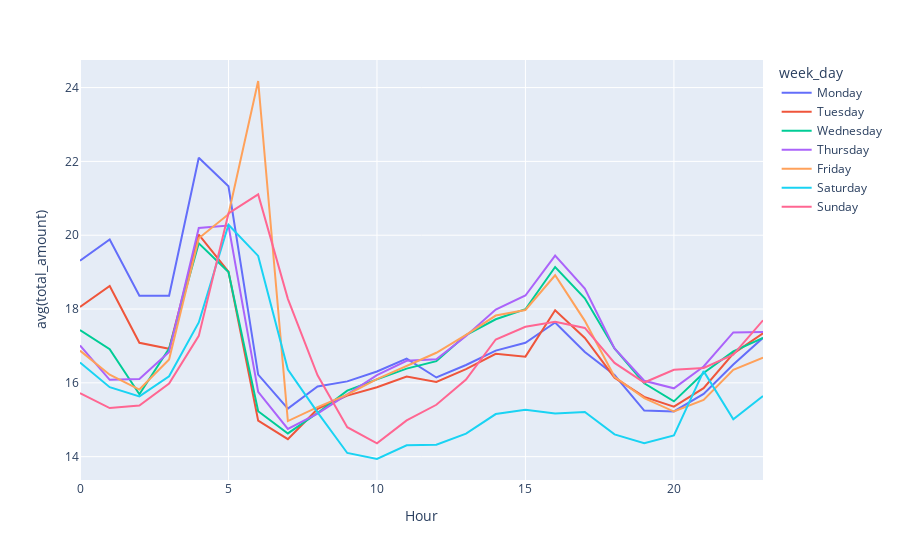

Write notebook code for a chart like this one.
### Code cell
fig = px.line(avg_fare_df, x='Hour', y='avg(total_amount)', color = "week_day")
fig.show()

### Figure 1 — Plotly figure (JSON) as saved in the notebook; plotly's stock layout.template omitted (floating-point values rounded to 4 significant figures)
{"data": [{"hovertemplate": "week_day=Monday<br>Hour=%{x}<br>avg(total_amount)=%{y}<extra></extra>", "legendgroup": "Monday", "line": {"color": "#636efa", "dash": "solid"}, "mode": "lines", "name": "Monday", "orientation": "v", "showlegend": true, "type": "scatter", "x": [0, 1, 2, 3, 4, 5, 6, 7, 8, 9, 10, 11, 12, 13, 14, 15, 16, 17, 18, 19, 20, 21, 22, 23], "xaxis": "x", "y": [19.31, 19.89, 18.36, 18.36, 22.1, 21.33, 16.22, 15.3, 15.9, 16.04, 16.31, 16.66, 16.14, 16.48, 16.87, 17.09, 17.64, 16.84, 16.21, 15.25, 15.23, 15.7, 16.5, 17.22], "yaxis": "y"}, {"hovertemplate": "week_day=Tuesday<br>Hour=%{x}<br>avg(total_amount)=%{y}<extra></extra>", "legendgroup": "Tuesday", "line": {"color": "#EF553B", "dash": "solid"}, "mode": "lines", "name": "Tuesday", "orientation": "v", "showlegend": true, "type": "scatter", "x": [0, 1, 2, 3, 4, 5, 6, 7, 8, 9, 10, 11, 12, 13, 14, 15, 16, 17, 18, 19, 20, 21, 22, 23], "xaxis": "x", "y": [18.05, 18.62, 17.09, 16.92, 20.02, 19.01, 14.98, 14.47, 15.29, 15.65, 15.88, 16.17, 16.02, 16.37, 16.79, 16.71, 17.97, 17.22, 16.14, 15.62, 15.35, 15.86, 16.79, 17.35], "yaxis": "y"}, {"hovertemplate": "week_day=Wednesday<br>Hour=%{x}<br>avg(total_amount)=%{y}<extra></extra>", "legendgroup": "Wednesday", "line": {"color": "#00cc96", "dash": "solid"}, "mode": "lines", "name": "Wednesday", "orientation": "v", "showlegend": true, "type": "scatter", "x": [0, 1, 2, 3, 4, 5, 6, 7, 8, 9, 10, 11, 12, 13, 14, 15, 16, 17, 18, 19, 20, 21, 22, 23], "xaxis": "x", "y": [17.43, 16.91, 15.69, 16.93, 19.78, 19.0, 15.23, 14.63, 15.18, 15.79, 16.09, 16.39, 16.59, 17.3, 17.72, 17.99, 19.14, 18.29, 16.93, 15.99, 15.5, 16.27, 16.85, 17.22], "yaxis": "y"}, {"hovertemplate": "week_day=Thursday<br>Hour=%{x}<br>avg(total_amount)=%{y}<extra></extra>", "legendgroup": "Thursday", "line": {"color": "#ab63fa", "dash": "solid"}, "mode": "lines", "name": "Thursday", "orientation": "v", "showlegend": true, "type": "scatter", "x": [0, 1, 2, 3, 4, 5, 6, 7, 8, 9, 10, 11, 12, 13, 14, 15, 16, 17, 18, 19, 20, 21, 22, 23], "xaxis": "x", "y": [17.01, 16.08, 16.11, 16.83, 20.19, 20.26, 15.76, 14.75, 15.17, 15.69, 16.21, 16.6, 16.64, 17.27, 17.99, 18.37, 19.45, 18.56, 16.93, 16.06, 15.85, 16.44, 17.37, 17.38], "yaxis": "y"}, {"hovertemplate": "week_day=Friday<br>Hour=%{x}<br>avg(total_amount)=%{y}<extra></extra>", "legendgroup": "Friday", "line": {"color": "#FFA15A", "dash": "solid"}, "mode": "lines", "name": "Friday", "orientation": "v", "showlegend": true, "type": "scatter", "x": [0, 1, 2, 3, 4, 5, 6, 7, 8, 9, 10, 11, 12, 13, 14, 15, 16, 17, 18, 19, 20, 21, 22, 23], "xaxis": "x", "y": [16.87, 16.22, 15.82, 16.63, 19.92, 20.57, 24.18, 14.96, 15.34, 15.68, 16.1, 16.47, 16.81, 17.3, 17.82, 17.97, 18.92, 17.68, 16.16, 15.59, 15.22, 15.54, 16.36, 16.68], "yaxis": "y"}, {"hovertemplate": "week_day=Saturday<br>Hour=%{x}<br>avg(total_amount)=%{y}<extra></extra>", "legendgroup": "Saturday", "line": {"color": "#19d3f3", "dash": "solid"}, "mode": "lines", "name": "Saturday", "orientation": "v", "showlegend": true, "type": "scatter", "x": [0, 1, 2, 3, 4, 5, 6, 7, 8, 9, 10, 11, 12, 13, 14, 15, 16, 17, 18, 19, 20, 21, 22, 23], "xaxis": "x", "y": [16.55, 15.88, 15.63, 16.18, 17.64, 20.28, 19.44, 16.36, 15.2, 14.1, 13.94, 14.31, 14.32, 14.62, 15.15, 15.27, 15.17, 15.21, 14.6, 14.36, 14.58, 16.32, 15.01, 15.64], "yaxis": "y"}, {"hovertemplate": "week_day=Sunday<br>Hour=%{x}<br>avg(total_amount)=%{y}<extra></extra>", "legendgroup": "Sunday", "line": {"color": "#FF6692", "dash": "solid"}, "mode": "lines", "name": "Sunday", "orientation": "v", "showlegend": true, "type": "scatter", "x": [0, 1, 2, 3, 4, 5, 6, 7, 8, 9, 10, 11, 12, 13, 14, 15, 16, 17, 18, 19, 20, 21, 22, 23], "xaxis": "x", "y": [15.72, 15.32, 15.39, 15.98, 17.27, 20.59, 21.1, 18.28, 16.21, 14.8, 14.36, 14.98, 15.41, 16.09, 17.17, 17.52, 17.66, 17.49, 16.54, 16.01, 16.35, 16.4, 16.76, 17.69], "yaxis": "y"}], "layout": {"legend": {"title": {"text": "week_day"}, "tracegroupgap": 0}, "margin": {"t": 60}, "xaxis": {"anchor": "y", "domain": [0, 1], "title": {"text": "Hour"}}, "yaxis": {"anchor": "x", "domain": [0, 1], "title": {"text": "avg(total_amount)"}}}}
